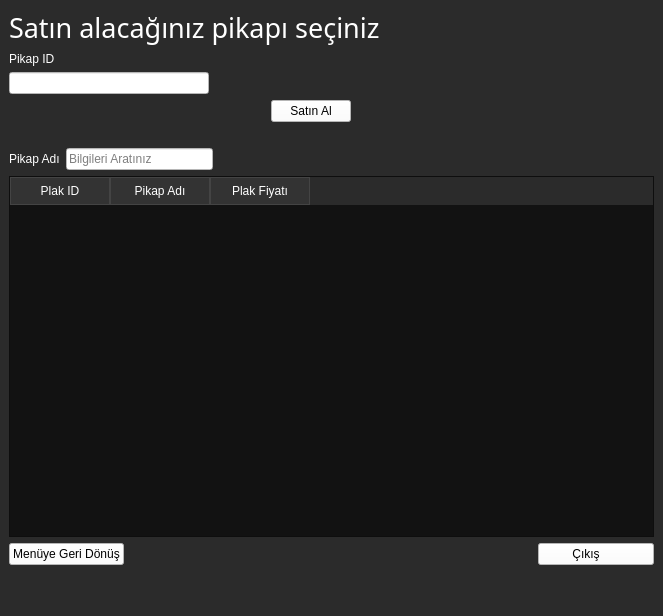
<?xml version="1.0" encoding="UTF-8"?>
<ui version="4.0">
 <class>pikpsatinal</class>
 <widget class="QMainWindow" name="pikpsatinal">
  <property name="geometry">
   <rect>
    <x>0</x>
    <y>0</y>
    <width>663</width>
    <height>616</height>
   </rect>
  </property>
  <property name="font">
   <font>
    <family>Sans Serif Collection</family>
    <pointsize>20</pointsize>
   </font>
  </property>
  <property name="windowTitle">
   <string>Plak Satın Al</string>
  </property>
  <property name="styleSheet">
   <string notr="true">background-color:rgb(43,43,43);</string>
  </property>
  <widget class="QWidget" name="centralwidget">
   <layout class="QVBoxLayout" name="verticalLayout_4">
    <item>
     <widget class="QLabel" name="label_3">
      <property name="font">
       <font>
        <family>Sans Serif Collection</family>
        <pointsize>20</pointsize>
       </font>
      </property>
      <property name="styleSheet">
       <string notr="true">color: rgb(255, 255, 255);</string>
      </property>
      <property name="text">
       <string>Satın alacağınız pikapı seçiniz</string>
      </property>
     </widget>
    </item>
    <item>
     <layout class="QVBoxLayout" name="verticalLayout">
      <item>
       <widget class="QLabel" name="label_2">
        <property name="styleSheet">
         <string notr="true">color: rgb(255, 255, 255);
font: 10pt &quot;Sans Serif Collection&quot;;</string>
        </property>
        <property name="text">
         <string>Pikap ID</string>
        </property>
       </widget>
      </item>
      <item>
       <widget class="QLineEdit" name="lnpikapid">
        <property name="maximumSize">
         <size>
          <width>200</width>
          <height>200</height>
         </size>
        </property>
        <property name="styleSheet">
         <string notr="true">background-color: rgb(255, 255, 255);</string>
        </property>
        <property name="inputMask">
         <string/>
        </property>
        <property name="clearButtonEnabled">
         <bool>true</bool>
        </property>
       </widget>
      </item>
      <item>
       <layout class="QHBoxLayout" name="horizontalLayout">
        <item alignment="Qt::AlignHCenter">
         <widget class="QPushButton" name="btnsat">
          <property name="maximumSize">
           <size>
            <width>16777215</width>
            <height>16777215</height>
           </size>
          </property>
          <property name="styleSheet">
           <string notr="true">background-color: rgb(255, 255, 255);
font: 8pt &quot;Sans Serif Collection&quot;;</string>
          </property>
          <property name="text">
           <string>Satın Al</string>
          </property>
         </widget>
        </item>
        <item>
         <spacer name="horizontalSpacer_4">
          <property name="orientation">
           <enum>Qt::Horizontal</enum>
          </property>
          <property name="sizeType">
           <enum>QSizePolicy::Preferred</enum>
          </property>
          <property name="sizeHint" stdset="0">
           <size>
            <width>40</width>
            <height>20</height>
           </size>
          </property>
         </spacer>
        </item>
       </layout>
      </item>
     </layout>
    </item>
    <item>
     <layout class="QHBoxLayout" name="horizontalLayout_3">
      <item>
       <spacer name="horizontalSpacer_3">
        <property name="orientation">
         <enum>Qt::Horizontal</enum>
        </property>
        <property name="sizeHint" stdset="0">
         <size>
          <width>40</width>
          <height>20</height>
         </size>
        </property>
       </spacer>
      </item>
     </layout>
    </item>
    <item>
     <layout class="QVBoxLayout" name="verticalLayout_3">
      <item>
       <layout class="QHBoxLayout" name="horizontalLayout_4">
        <item>
         <widget class="QLabel" name="lb1_7">
          <property name="styleSheet">
           <string notr="true">color: rgb(255, 255, 255);
font: 10pt &quot;Sans Serif Collection&quot;;</string>
          </property>
          <property name="text">
           <string>Pikap Adı</string>
          </property>
         </widget>
        </item>
        <item>
         <widget class="QLineEdit" name="lnalbumara_2">
          <property name="maximumSize">
           <size>
            <width>200</width>
            <height>200</height>
           </size>
          </property>
          <property name="accessibleName">
           <string/>
          </property>
          <property name="accessibleDescription">
           <string/>
          </property>
          <property name="styleSheet">
           <string notr="true">background-color: rgb(255, 255, 255);</string>
          </property>
          <property name="placeholderText">
           <string>Bilgileri Aratınız</string>
          </property>
          <property name="clearButtonEnabled">
           <bool>true</bool>
          </property>
         </widget>
        </item>
        <item>
         <spacer name="horizontalSpacer_7">
          <property name="orientation">
           <enum>Qt::Horizontal</enum>
          </property>
          <property name="sizeHint" stdset="0">
           <size>
            <width>40</width>
            <height>20</height>
           </size>
          </property>
         </spacer>
        </item>
        <item>
         <spacer name="horizontalSpacer_6">
          <property name="orientation">
           <enum>Qt::Horizontal</enum>
          </property>
          <property name="sizeHint" stdset="0">
           <size>
            <width>40</width>
            <height>20</height>
           </size>
          </property>
         </spacer>
        </item>
        <item>
         <spacer name="horizontalSpacer_5">
          <property name="orientation">
           <enum>Qt::Horizontal</enum>
          </property>
          <property name="sizeHint" stdset="0">
           <size>
            <width>40</width>
            <height>20</height>
           </size>
          </property>
         </spacer>
        </item>
       </layout>
      </item>
      <item>
       <widget class="QTableWidget" name="tablo">
        <property name="styleSheet">
         <string notr="true">QTableWidget {
    background-color: #121212;
    color: #ffffff;
}


QTableWidget::item {
    background-color: #121212; 
    color: #ffffff; 
}


QTableWidget::item:selected {
    background-color: #3399ff; 
    color: #ffffff; 
}

QHeaderView::section {
    background-color: #333333; 
    color: #ffffff;
    padding: 4px;
    border: 1px solid #444444;
}</string>
        </property>
        <column>
         <property name="text">
          <string>Plak ID</string>
         </property>
        </column>
        <column>
         <property name="text">
          <string>Pikap Adı</string>
         </property>
        </column>
        <column>
         <property name="text">
          <string>Plak Fiyatı</string>
         </property>
        </column>
       </widget>
      </item>
      <item>
       <layout class="QVBoxLayout" name="verticalLayout_2">
        <item>
         <layout class="QHBoxLayout" name="horizontalLayout_2">
          <item>
           <widget class="QPushButton" name="btnmenudon">
            <property name="maximumSize">
             <size>
              <width>16777215</width>
              <height>16777215</height>
             </size>
            </property>
            <property name="styleSheet">
             <string notr="true">background-color: rgb(255, 255, 255);
font: 8pt &quot;Sans Serif Collection&quot;;</string>
            </property>
            <property name="text">
             <string>Menüye Geri Dönüş</string>
            </property>
            <property name="icon">
             <iconset>
              <normaloff>kedy.jpg</normaloff>kedy.jpg</iconset>
            </property>
            <property name="iconSize">
             <size>
              <width>40</width>
              <height>40</height>
             </size>
            </property>
           </widget>
          </item>
          <item>
           <spacer name="horizontalSpacer_2">
            <property name="orientation">
             <enum>Qt::Horizontal</enum>
            </property>
            <property name="sizeHint" stdset="0">
             <size>
              <width>40</width>
              <height>20</height>
             </size>
            </property>
           </spacer>
          </item>
          <item>
           <widget class="QPushButton" name="btnmenudon_2">
            <property name="maximumSize">
             <size>
              <width>16777215</width>
              <height>16777215</height>
             </size>
            </property>
            <property name="styleSheet">
             <string notr="true">background-color: rgb(255, 255, 255);
font: 8pt &quot;Sans Serif Collection&quot;;</string>
            </property>
            <property name="text">
             <string>         Çıkış               </string>
            </property>
            <property name="icon">
             <iconset>
              <normaloff>kedy.jpg</normaloff>kedy.jpg</iconset>
            </property>
            <property name="iconSize">
             <size>
              <width>40</width>
              <height>40</height>
             </size>
            </property>
           </widget>
          </item>
         </layout>
        </item>
       </layout>
      </item>
     </layout>
    </item>
    <item>
     <spacer name="horizontalSpacer">
      <property name="orientation">
       <enum>Qt::Horizontal</enum>
      </property>
      <property name="sizeHint" stdset="0">
       <size>
        <width>735</width>
        <height>20</height>
       </size>
      </property>
     </spacer>
    </item>
   </layout>
  </widget>
  <widget class="QMenuBar" name="menubar">
   <property name="geometry">
    <rect>
     <x>0</x>
     <y>0</y>
     <width>663</width>
     <height>18</height>
    </rect>
   </property>
  </widget>
  <widget class="QStatusBar" name="statusbar"/>
 </widget>
 <resources/>
 <connections/>
</ui>
